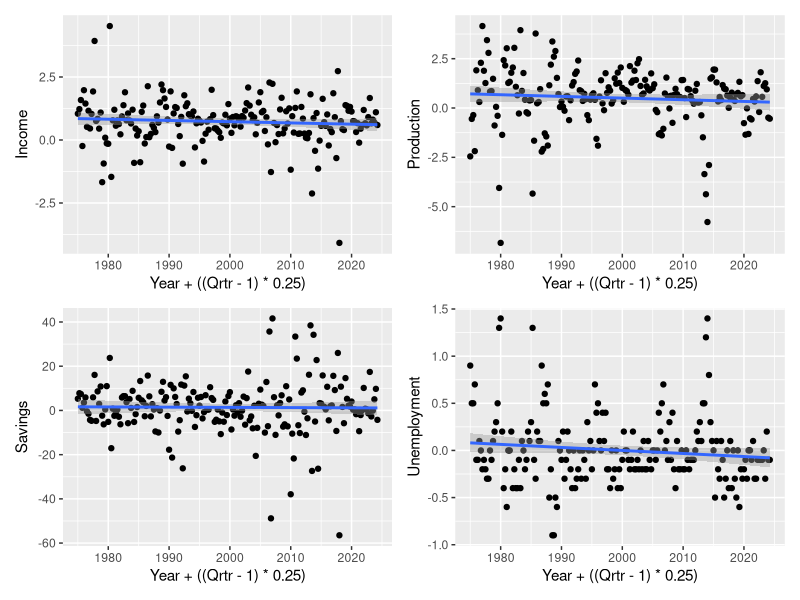
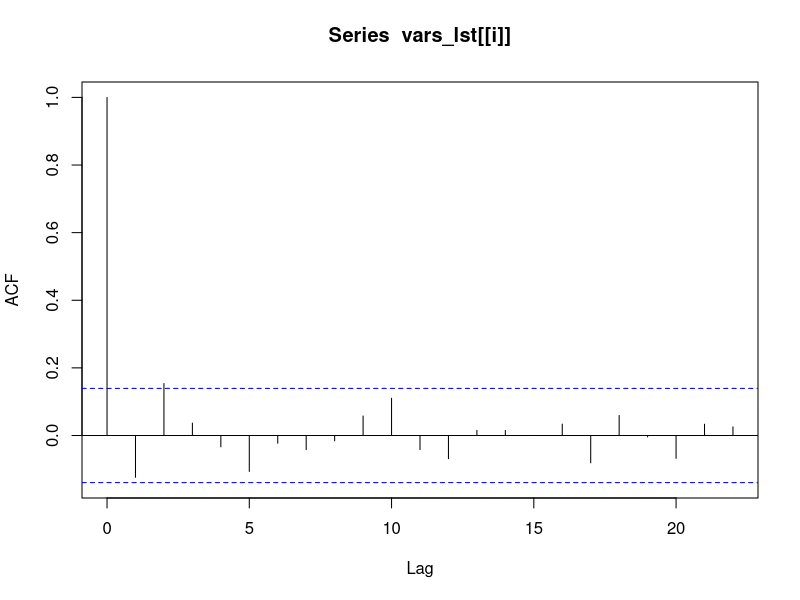
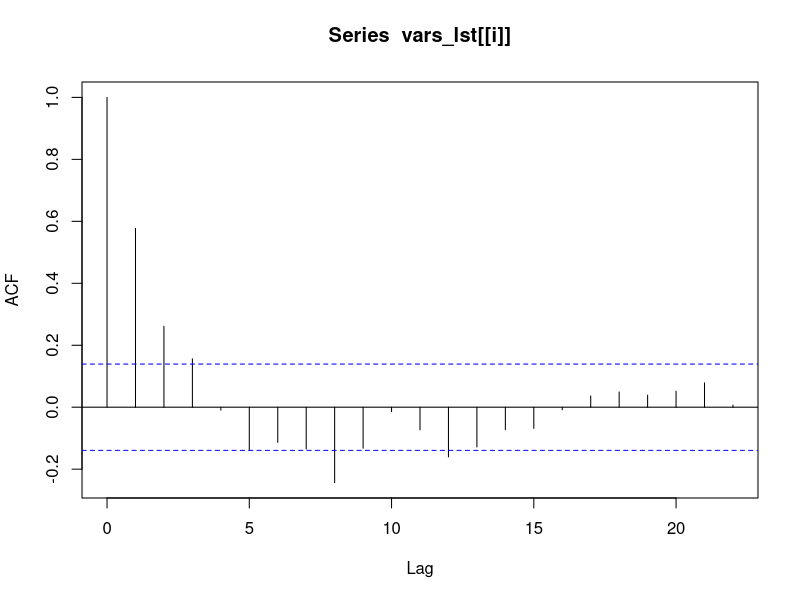
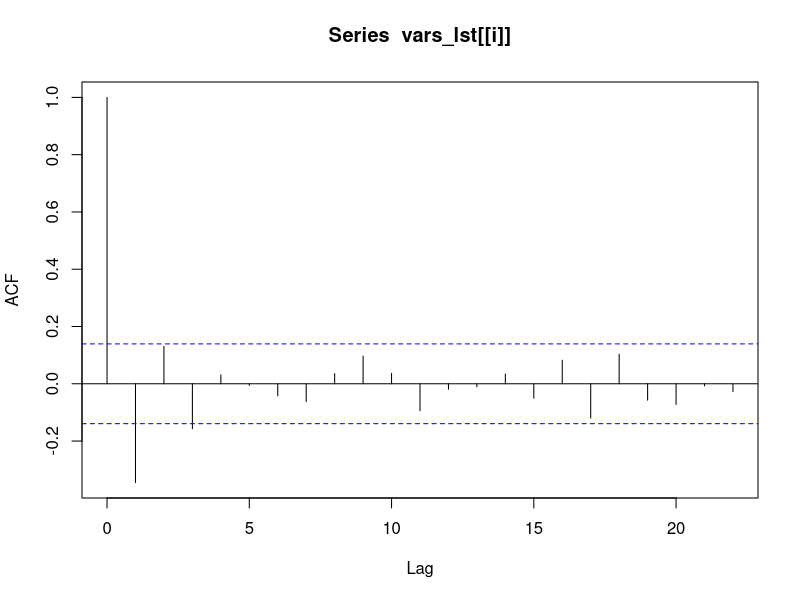
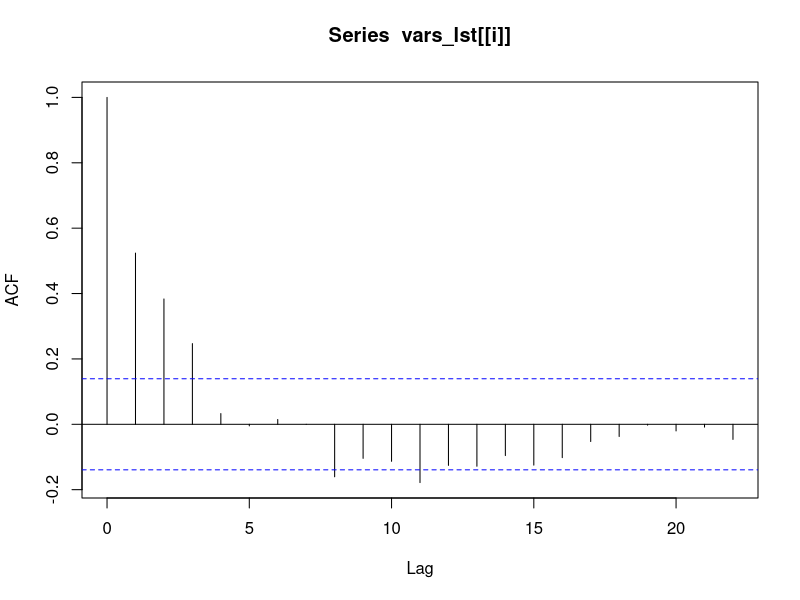

Recreate these plots in R, in order. (Note: this script raises an error after producing the figures.)
## ---- chunk 1

library(forecast)
library(tidyverse)

growth <- vroom::vroom("CompanyGrowth.csv")
## ---- chunk 2
library(patchwork)

gg_inc <-growth %>%
  ggplot(aes(x = Year+((Qrtr-1)*0.25), y = Income))+
  geom_point()+
  geom_smooth(method = 'lm')

gg_prod <-growth %>%
  ggplot(aes(x = Year+((Qrtr-1)*0.25), y = Production))+
  geom_point()+
  geom_smooth(method = 'lm')

gg_sav<-growth %>%
  ggplot(aes(x = Year+((Qrtr-1)*0.25), y = Savings))+
  geom_point()+
  geom_smooth(method = 'lm')

gg_unem <-growth %>%
  ggplot(aes(x = Year+((Qrtr-1)*0.25), y = Unemployment))+
  geom_point()+
  geom_smooth(method = 'lm')

gg_inc + gg_prod + gg_sav + gg_unem
## ---- chunk 3

vars_lst <- list(growth$Income, growth$Production, growth$Savings, growth$Unemployment)

for (i in 1:4){acf(vars_lst[[i]])}


## ---- chunk 4
growth$Time <- growth$Year+((growth$Qrtr-1)*0.25)

X_noInt <- model.matrix( ~ bs(Time, knots = cuts, degree = 3)+dow + Year + mon, data = yt_feature)[,-1]

S <- 365
ts_data <- ts(data = log(yt_feature$MinutesViewed),
              frequency = S)

arima_mdl <- forecast::auto.arima(y = ts_data,
                        xreg = X_noInt)
